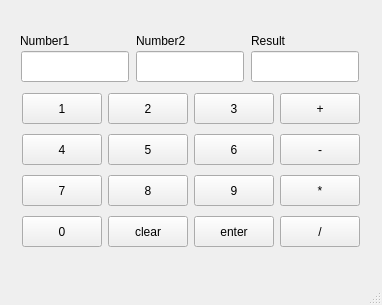
<?xml version="1.0" encoding="UTF-8"?>
<ui version="4.0">
 <class>MainWindow</class>
 <widget class="QMainWindow" name="MainWindow">
  <property name="geometry">
   <rect>
    <x>0</x>
    <y>0</y>
    <width>382</width>
    <height>305</height>
   </rect>
  </property>
  <property name="windowTitle">
   <string>MainWindow</string>
  </property>
  <widget class="QWidget" name="centralwidget">
   <widget class="QLineEdit" name="lineEditNum1">
    <property name="geometry">
     <rect>
      <x>21</x>
      <y>51</y>
      <width>108</width>
      <height>31</height>
     </rect>
    </property>
   </widget>
   <widget class="QLineEdit" name="lineEditNum2">
    <property name="geometry">
     <rect>
      <x>136</x>
      <y>51</y>
      <width>108</width>
      <height>31</height>
     </rect>
    </property>
   </widget>
   <widget class="QLineEdit" name="lineEditResult">
    <property name="geometry">
     <rect>
      <x>251</x>
      <y>51</y>
      <width>108</width>
      <height>31</height>
     </rect>
    </property>
   </widget>
   <widget class="QPushButton" name="btnNum_1">
    <property name="geometry">
     <rect>
      <x>22</x>
      <y>93</y>
      <width>80</width>
      <height>31</height>
     </rect>
    </property>
    <property name="text">
     <string>1</string>
    </property>
   </widget>
   <widget class="QPushButton" name="btnNum_2">
    <property name="geometry">
     <rect>
      <x>108</x>
      <y>93</y>
      <width>80</width>
      <height>31</height>
     </rect>
    </property>
    <property name="text">
     <string>2</string>
    </property>
   </widget>
   <widget class="QPushButton" name="btnNum_3">
    <property name="geometry">
     <rect>
      <x>194</x>
      <y>93</y>
      <width>80</width>
      <height>31</height>
     </rect>
    </property>
    <property name="text">
     <string>3</string>
    </property>
   </widget>
   <widget class="QPushButton" name="btnNum_4">
    <property name="geometry">
     <rect>
      <x>22</x>
      <y>134</y>
      <width>80</width>
      <height>31</height>
     </rect>
    </property>
    <property name="text">
     <string>4</string>
    </property>
   </widget>
   <widget class="QPushButton" name="btnNum_5">
    <property name="geometry">
     <rect>
      <x>108</x>
      <y>134</y>
      <width>80</width>
      <height>31</height>
     </rect>
    </property>
    <property name="text">
     <string>5</string>
    </property>
   </widget>
   <widget class="QPushButton" name="btnNum_6">
    <property name="geometry">
     <rect>
      <x>194</x>
      <y>134</y>
      <width>80</width>
      <height>31</height>
     </rect>
    </property>
    <property name="text">
     <string>6</string>
    </property>
   </widget>
   <widget class="QPushButton" name="btnNum_7">
    <property name="geometry">
     <rect>
      <x>22</x>
      <y>175</y>
      <width>80</width>
      <height>31</height>
     </rect>
    </property>
    <property name="text">
     <string>7</string>
    </property>
   </widget>
   <widget class="QPushButton" name="btnNum_8">
    <property name="geometry">
     <rect>
      <x>108</x>
      <y>175</y>
      <width>80</width>
      <height>31</height>
     </rect>
    </property>
    <property name="text">
     <string>8</string>
    </property>
   </widget>
   <widget class="QPushButton" name="btnNum_9">
    <property name="geometry">
     <rect>
      <x>194</x>
      <y>175</y>
      <width>80</width>
      <height>31</height>
     </rect>
    </property>
    <property name="text">
     <string>9</string>
    </property>
   </widget>
   <widget class="QPushButton" name="btnNum_0">
    <property name="geometry">
     <rect>
      <x>22</x>
      <y>216</y>
      <width>80</width>
      <height>31</height>
     </rect>
    </property>
    <property name="text">
     <string>0</string>
    </property>
   </widget>
   <widget class="QPushButton" name="btnAdd">
    <property name="geometry">
     <rect>
      <x>280</x>
      <y>93</y>
      <width>80</width>
      <height>31</height>
     </rect>
    </property>
    <property name="text">
     <string>+</string>
    </property>
   </widget>
   <widget class="QPushButton" name="btnSub">
    <property name="geometry">
     <rect>
      <x>280</x>
      <y>134</y>
      <width>80</width>
      <height>31</height>
     </rect>
    </property>
    <property name="text">
     <string>-</string>
    </property>
   </widget>
   <widget class="QPushButton" name="btnMul">
    <property name="geometry">
     <rect>
      <x>280</x>
      <y>175</y>
      <width>80</width>
      <height>31</height>
     </rect>
    </property>
    <property name="text">
     <string>*</string>
    </property>
   </widget>
   <widget class="QPushButton" name="btnDiv">
    <property name="geometry">
     <rect>
      <x>280</x>
      <y>216</y>
      <width>80</width>
      <height>31</height>
     </rect>
    </property>
    <property name="text">
     <string>/</string>
    </property>
   </widget>
   <widget class="QPushButton" name="btnEnter">
    <property name="geometry">
     <rect>
      <x>194</x>
      <y>216</y>
      <width>80</width>
      <height>31</height>
     </rect>
    </property>
    <property name="text">
     <string>enter</string>
    </property>
   </widget>
   <widget class="QPushButton" name="btnClear">
    <property name="geometry">
     <rect>
      <x>108</x>
      <y>216</y>
      <width>80</width>
      <height>31</height>
     </rect>
    </property>
    <property name="text">
     <string>clear</string>
    </property>
   </widget>
   <widget class="QWidget" name="">
    <property name="geometry">
     <rect>
      <x>20</x>
      <y>30</y>
      <width>341</width>
      <height>21</height>
     </rect>
    </property>
    <layout class="QHBoxLayout" name="horizontalLayout_2">
     <item>
      <widget class="QLabel" name="label">
       <property name="text">
        <string>Number1</string>
       </property>
      </widget>
     </item>
     <item>
      <widget class="QLabel" name="label_2">
       <property name="text">
        <string>Number2</string>
       </property>
      </widget>
     </item>
     <item>
      <widget class="QLabel" name="label_3">
       <property name="text">
        <string>Result</string>
       </property>
      </widget>
     </item>
    </layout>
   </widget>
  </widget>
  <widget class="QStatusBar" name="statusbar"/>
  <widget class="QMenuBar" name="menubar">
   <property name="geometry">
    <rect>
     <x>0</x>
     <y>0</y>
     <width>382</width>
     <height>21</height>
    </rect>
   </property>
  </widget>
 </widget>
 <resources/>
 <connections/>
</ui>
